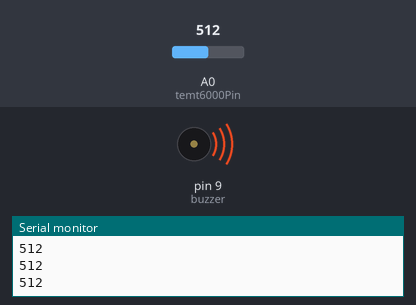
Bench run of a sketch on a simulated Arduino Uno, built with avr-gcc and run on an emulated ATmega328P. Parts: buzzer (waves = sounding), the last lines printed to the serial monitor. The test bench sets the inputs (shaded band); at power-on: A0 (temt6000Pin) = 512.

Above: at 1.3 s.
1.4 s: A0 (temt6000Pin) set to 685
2.9 s: A0 (temt6000Pin) set to 710
At 3.3 s:
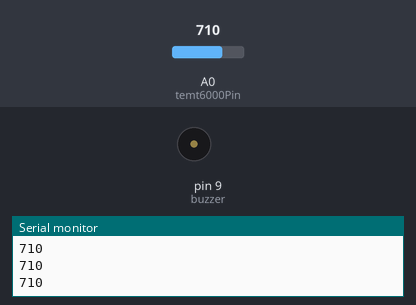
4.5 s: A0 (temt6000Pin) set to 690
At 5.7 s:
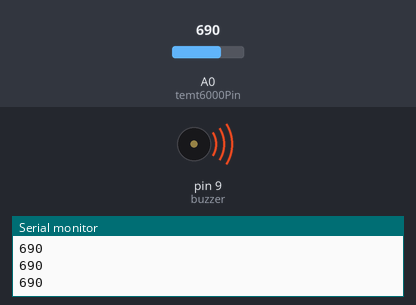
6.0 s: A0 (temt6000Pin) set to 716
At 7.0 s:
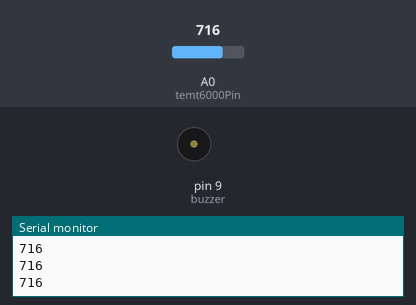
Timing chart, 0 to 8.5 s (numbered marks = the images above; inputs shaded):
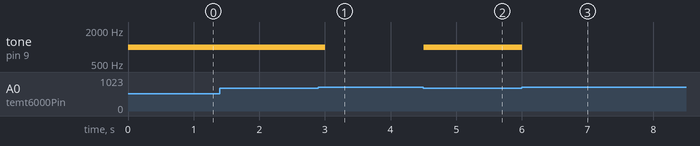

The sketch:

Insect_Repellent.ino
```cpp
int temt6000Pin = A0;
#define buzzer 9
void setup() {
  Serial.begin(9600);
  pinMode(buzzer, OUTPUT);
}

void loop() {
  int value = analogRead(temt6000Pin);
  Serial.println(value);
 if (value < 700)
 {
  tone(buzzer,1000);
  delay(500);
 }
 else
 {
 noTone(buzzer);
 }
 }
```

Measured:
- the behaviour switches between 699 and 700 on A0 (temt6000Pin) (found by bisection; images 0 and 1)
- after the input at 2.9 s, tone on pin 9 (buzzer): 1000 Hz → silent after 0.10 s
- after the input at 4.5 s, tone on pin 9 (buzzer): silent → 1000 Hz at once
- after the input at 6.0 s, tone on pin 9 (buzzer): 1000 Hz → silent at once
